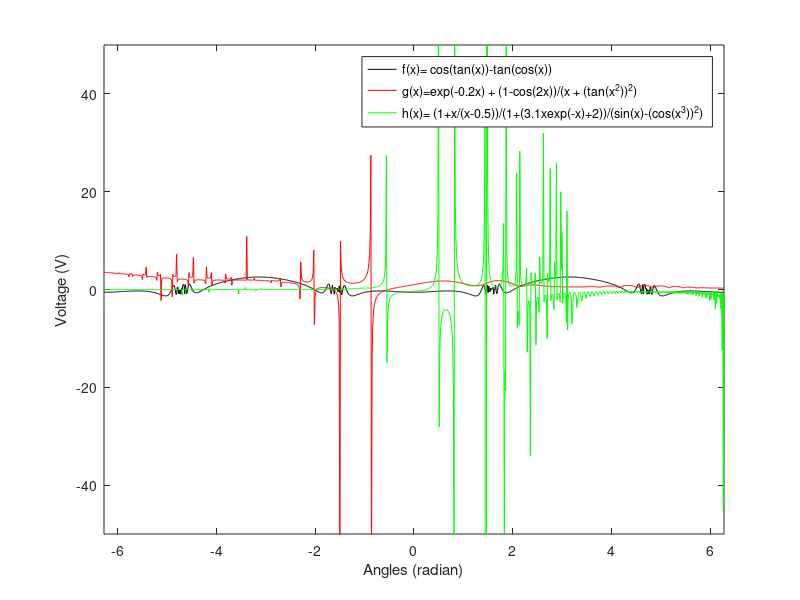

Source code (MATLAB):
%############################################################################
% <HW 2>
%
% Course: ENSC 180 Introduction to Engineering Analysis
% Instructor: Dr. Herbert H. Tsang
% Description: Graph the given functions on the same graph with the
% plotting techniques displayed in class
% Due date: 2020/01/24
%
% Author: Jake Merkl
% Input: NULL
% Output: A graph that is given
% I pledge that I have completed the programming assignment independently.
% I have not copied the code from a student or any source.
% I have not given my code to any student.
%
% Sign here: ___Jake Merkl_______
%############################################################################

x = linspace(-2*pi,2*pi,1000);
y = cos(tan(x))-tan(cos(x)); %function 1
plot(x,y,'k-')
hold on          %to graph multiple functions
g = exp(-0.2.*x) + (1-cos(2.*x))./(x + (tan(x.^2)).^2); %function 2
plot(x,g,'r-')
f = (1+x./(x-0.5))./(1+(3.1.*x.*exp(-x)+2))./(sin(x)-(cos(x.^3)).^2); %function 3
plot(x,f,'g-')
hold off
xlabel("Angles (radian)")
ylabel("Voltage (V)")
legend('f(x)= cos(tan(x))-tan(cos(x))', 'g(x)=exp(-0.2x) + (1-cos(2x))/(x + (tan(x^2))^2)','h(x)= (1+x/(x-0.5))/(1+(3.1xexp(-x)+2))/(sin(x)-(cos(x^3))^2)')
set(gca, 'XLim', [-2*pi,2*pi])
set(gca, 'YLim', [-50,50])